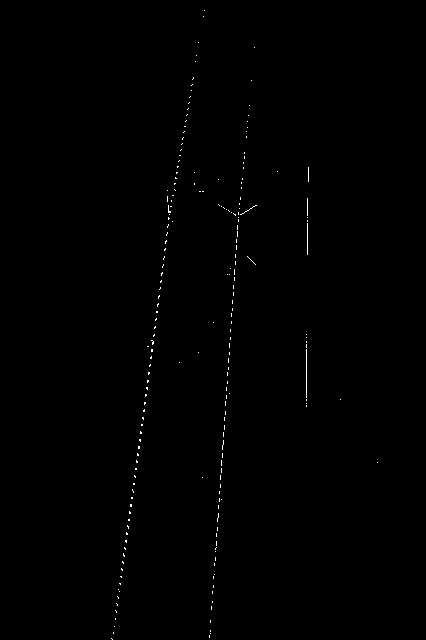
#> input picture result.jpg, 426 x 640 px
$ python kht_main.py
#> lines starting #> are read from the running program, lines starting #| are printed output that depends on the picture; after the words box and inside, x2 and y2 are one past the last pixel; in counts of white or black regions, pixels touching at a corner belong together
# Copyright (C) Leandro A. F. Fernandes and Manuel M. Oliveira
#
# author     : Fernandes, Leandro A. F.
# e-mail     : laffernandes@ic.uff.br
# home page  : http://www.ic.uff.br/~laffernandes
#
# This file is part of the reference implementation of the Kernel-Based
# Hough Transform (KHT). The complete description of the implemented
# techinique can be found at:
#
#     Leandro A. F. Fernandes, Manuel M. Oliveira
#     Real-time line detection through an improved Hough transform
#     voting scheme, Pattern Recognition (PR), Elsevier, 41:1, 2008,
#     pp. 299-314.
#
#     DOI.........: https://doi.org/10.1016/j.patcog.2007.04.003
#     Project Page: http://www.ic.uff.br/~laffernandes/projects/kht
#     Repository..: https://github.com/laffernandes/kht
#
# KHT is free software: you can redistribute it and/or modify
# it under the terms of the GNU General Public License as published by
# the Free Software Foundation, either version 3 of the License, or
# (at your option) any later version.
#
# KHT is distributed in the hope that it will be useful, but WITHOUT
# ANY WARRANTY; without even the implied warranty of MERCHANTABILITY
# or FITNESS FOR A PARTICULAR PURPOSE. See the GNU General Public
# License for more details.
#
# You should have received a copy of the GNU General Public License
# along with KHT. If not, see <https://www.gnu.org/licenses/>.

import cv2, os
from kht import kht
from math import cos, sin, radians
from matplotlib import pyplot as plt
from os import path


# The main function.
def main():
    # Set sample image files and number of most relevant lines.
    base_folder = path.dirname(os.path.abspath(__file__))
    filenames = ["result.jpg"]
    relevant_lines = [10]

    # Process each one of the images.
    for (filename, lines_count) in zip(filenames, relevant_lines):
        # Load input image.
        im = cv2.cvtColor(cv2.imread(path.join(base_folder, filename)), cv2.COLOR_BGR2RGB)
#> im is the input picture: shape (640, 426, 3); min 0, max 255, mean 0.8
        height, width, _ = im.shape
#> height = 640; width = 426

        # Convert the input image to a binary edge image.
        bw = cv2.Canny(cv2.cvtColor(im, cv2.COLOR_RGB2GRAY), 80, 200)
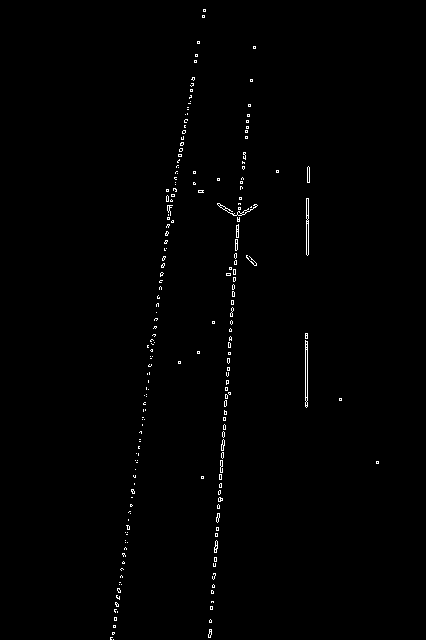
#> bw: shape (640, 426); 0.71% white in thin lines or dots, all inside (x1, y1, x2, y2) = (110, 9, 379, 640)

        # Call the kernel-base Hough transform function.
        lines = kht(bw)

        # Show current image and its most relevant detected lines.
        plt.imshow(im)

        plt.title("KHT - Image '%s' - %d most relevant lines" % (filename, lines_count))
        plt.autoscale(enable=False)
        plt.xticks([])
        plt.yticks([])

        for (rho, theta) in lines[:lines_count]:
            theta = radians(theta)
            cos_theta, sin_theta = cos(theta), sin(theta)

            # Convert from KHT to Matplotlib's coordinate system conventions.
            # The KHT implementation assumes row-major memory alignment for
            # images. Also, it assumes that the origin of the image coordinate
            # system is at the center of the image, with the x-axis growing to
            # the right and the y-axis growing down.
            if sin_theta != 0:
                x = (-width / 2, width / 2 - 1)
                y = ((rho - x[0] * cos_theta) / sin_theta, (rho - x[1] * cos_theta) / sin_theta)
            else:
                x = (rho, rho)
                y = (-height / 2, height / 2 - 1)
            x = (x[0] + width / 2, x[1] + width / 2)
            y = (y[0] + height / 2, y[1] + height / 2)

            plt.plot(x, y, color='yellow', linewidth=1.0)

        plt.show()


if __name__ == "__main__":
    main()
#> (the call stopped at in main, `lines = kht(bw)`: kht is not available in this run)
